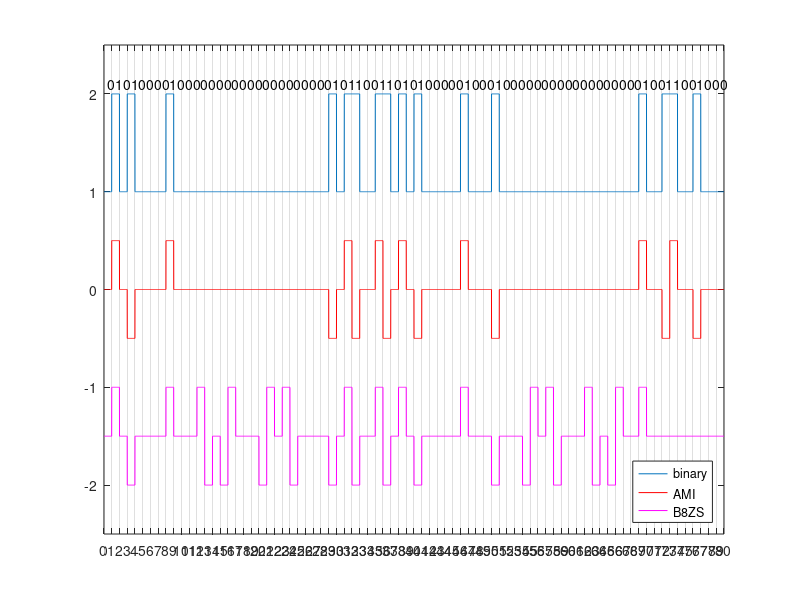

This chart was generated by the following MATLAB code:
clf
N = 80;
B8ZSpattern1 = [0 0 0 -1 1 0 1 -1];     
binary = rand(1,N)>0.8;       
mark = 0;      
for k=1:N      
    if(binary(k)==0) 
        ami(k)=0;
    else
        if(mark==0)
            ami(k) = 1;
            mark = 1;
        else
            ami(k) = -1; 
            mark = 0;
        end
    end
end
k = 1;
B8ZS = zeros(1,N);
prepole = -1;      
while(k<=N-8)
    if(ami(k)==0 & ami(k+1)==0 & ami(k+2)==0 & ami(k+3)==0 &ami(k+4)==0 &ami(k+5)==0 & ami(k+6)==0 & ami(k+7)==0)    
            if(prepole == -1)          
                B8ZS(k:k+7) = B8ZSpattern1;
                prepole = 1;
            else       
                B8ZS(k:k+7) = -B8ZSpattern1;
                prepole = -1;
            end    
        k=k+8;
    else
        if(ami(k)~=0) 
            B8ZS(k) = -prepole;
            prepole = B8ZS(k);
        else
            B8ZS(k)=ami(k);
        end
        k=k+1;
    end
end
tr = 100;
t = linspace(0,N,tr*N);        
bt = kron(binary, ones(1,tr)); 
amit = kron(ami, ones(1,tr));
hdb3t = kron(B8ZS, ones(1,tr));
figure(1)
plot(t,bt+1, t, 0.5*amit,'r',t,0.5*hdb3t-1.5,'m');
legend('binary','AMI','B8ZS','location','southeast');
set(gca,'XTick',[0:N])
set(gca,'XGrid','on');
axis([0 N -2.5 2.5]);
for k=1:N
    text(k-0.5,2.1,sprintf('%d',binary(k)));
end
